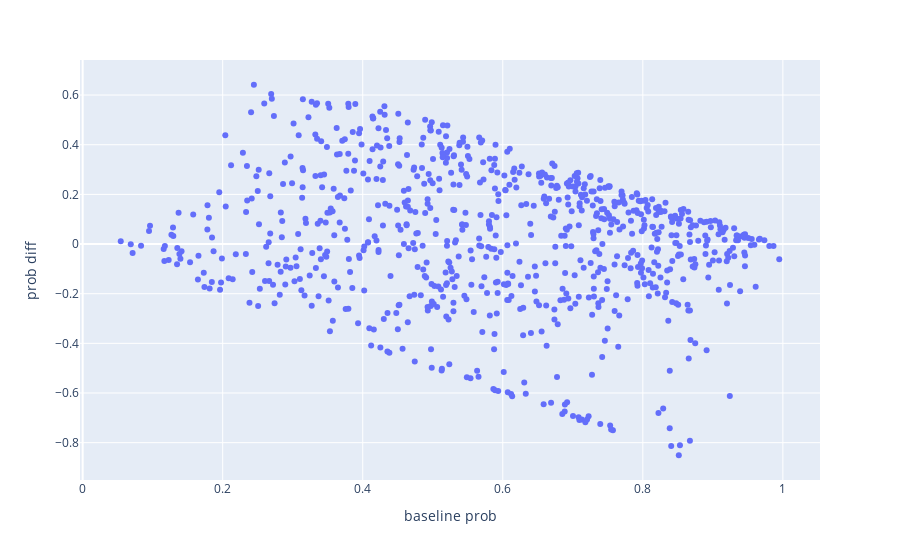

The code cell stored with this chart in its notebook:
### Code cell
px.scatter(merged, x="baseline prob", y="prob diff").show()

### Figure 1 — Plotly figure (JSON) as saved in the notebook; plotly's stock layout.template omitted (floating-point values rounded to 4 significant figures; data arrays with more than 128 entries replaced by an {"elided": "..."} marker saying what was removed)
{"data": [{"hovertemplate": "baseline prob=%{x}<br>prob diff=%{y}<extra></extra>", "legendgroup": "", "marker": {"color": "#636efa", "symbol": "circle"}, "mode": "markers", "name": "", "orientation": "v", "showlegend": false, "type": "scatter", "x": {"elided": "810 float values"}, "xaxis": "x", "y": {"elided": "810 float values"}, "yaxis": "y"}], "layout": {"legend": {"tracegroupgap": 0}, "margin": {"t": 60}, "xaxis": {"anchor": "y", "domain": [0, 1], "title": {"text": "baseline prob"}}, "yaxis": {"anchor": "x", "domain": [0, 1], "title": {"text": "prob diff"}}}}
